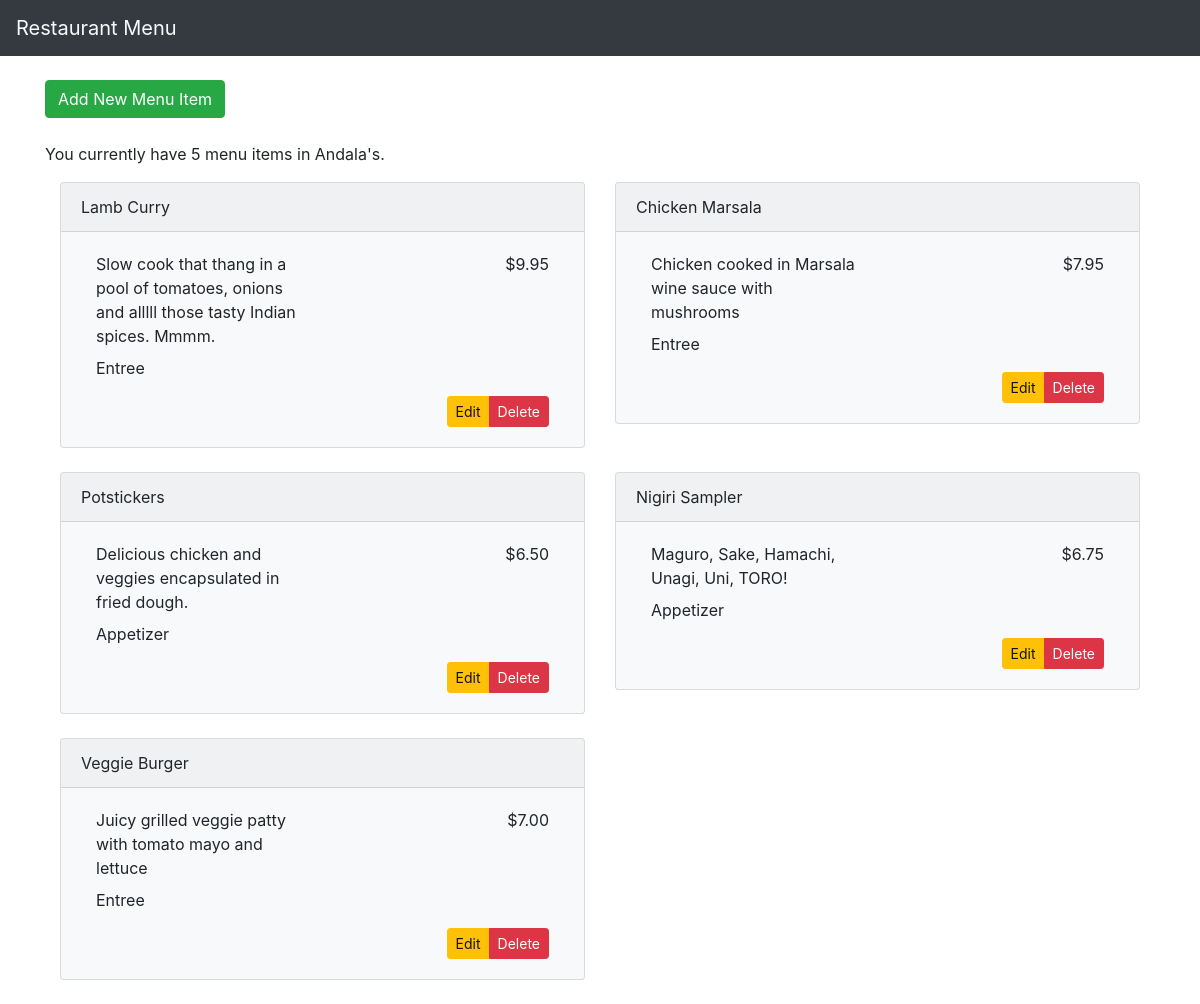
Page /restaurant/6/menu on the committed database.
### database_setup.py (models this page shows, shortened)
class Restaurant(Base):
    __tablename__ = 'restaurant'
    id = Column(Integer, primary_key=True)
    name = Column(String(250), nullable=False)

class MenuItem(Base):
    __tablename__ = 'menu_item'
    name = Column(String(80), nullable=False)
    id = Column(Integer, primary_key=True)
    description = Column(String(250))
    price = Column(String(8))
    course = Column(String(250))
    restaurant_id = Column(Integer, ForeignKey('restaurant.id'))
    restaurant = relationship(Restaurant)

### finalProject.py (the view)
@app.route('/restaurant/<int:restaurant_id>')
@app.route('/restaurant/<int:restaurant_id>/menu')
def show_menu(restaurant_id):
    restaurant = session.query(Restaurant).filter_by(id=restaurant_id).one()
    items = session.query(MenuItem).filter_by(restaurant_id=restaurant_id).all()
    return render_template('menu.html', menuItems=items, restaurant=restaurant)

### templates/menu.html
{% extends 'base.html' %}
{% block content %}
<div class="container">
    <div class="row">
        <div class="col-sm mb-4">
            <a role="button" class="btn btn-success" href="{{ url_for('create_menu', restaurant_id=restaurant.id) }}">Add New Menu Item</a>
        </div>
    </div>
    <p>You currently have {% if menuItems %} {{ menuItems|length }} {% else %} no {% endif %} menu items in {{ restaurant.name }}.</p>
    <div class="container">
        <div class="row">
        {% for menuItem in menuItems %}
                {% include 'menuItemCard.html' %}
        {% endfor %}
        </div>
    </div>
</div>
{% endblock %}

### templates/base.html (shortened to what this page needs)
<!DOCTYPE html>
<html lang="en">
    {% include 'head.html' %}
    <body>
        {% include 'header.html' %}
        {% block content %}
        {% endblock %}
    </body>
</html>

### templates/head.html (shortened to what this page needs)
<head>
    <link href="{{ url_for('static', filename='css/bootstrap.min.css') }}" rel="stylesheet">
    <link href="{{ url_for('static', filename='font-awesome-4.7.0/css/font-awesome.min.css') }}" rel="stylesheet">
</head>

### templates/header.html
{% block navbar %}
<nav class="navbar navbar-light bg-dark mb-4">
      <a class="navbar-brand text-light" href="{{ url_for('show_restaurants') }}">
        Restaurant Menu
      </a>
</nav>
{% endblock %}

### templates/menuItemCard.html
<div class="col-sm-6 mb-4">
    <div class="card bg-light">
      <div class="card-header">
        {{ menuItem['name'] }}
      </div>
      <div class="card-body">
        <div class="container">
            <div class="row">
                <div class="col-sm-6 justify-content-sm-start">
                    <p class="card-text">{{ menuItem['description'] }}</p>
                </div>
                <div class="col-sm-2 offset-sm-4">
                    <p class="card-text text-right">{{ menuItem['price'] }}</p>
                </div>
            </div>
            <div class="row">
                <div class="col-sm-4 mt-2 justify-content-sm-start">
                    <p class="card-text">{{ menuItem['course'] }}</p>
                </div>
            </div>
            <div class="row">
                <div class="col-sm mt-3 justify-content-end btn-group btn-group-sm" role="group" aria-label="Modify">
                    <a role="button" class="btn btn-warning" href="{{ url_for('edit_menu', restaurant_id=restaurant.id, menu_id=menuItem['id']) }}">Edit</a>
                    <a role="button" class="btn btn-danger" href="{{ url_for('delete_menu', restaurant_id=restaurant.id, menu_id=menuItem['id']) }}">Delete</a>
                </div>
            </div>
        </div>
      </div>
    </div>
</div>

### rows in the picture
Restaurant: name "Andala's"
MenuItem: name "Lamb Curry", description "Slow cook that thang in a pool of tomatoes, onions and alllll those tasty Indian spices. Mmmm.", price "$9.95", course "Entree"
MenuItem: name "Chicken Marsala", description "Chicken cooked in Marsala wine sauce with mushrooms", price "$7.95", course "Entree"
MenuItem: name "Potstickers", description "Delicious chicken and veggies encapsulated in fried dough.", price "$6.50", course "Appetizer"
MenuItem: name "Nigiri Sampler", description "Maguro, Sake, Hamachi, Unagi, Uni, TORO!", price "$6.75", course "Appetizer"
MenuItem: name "Veggie Burger", description "Juicy grilled veggie patty with tomato mayo and lettuce", price "$7.00", course "Entree"

### other values in the picture
{{ menuItems|length }} "5"
